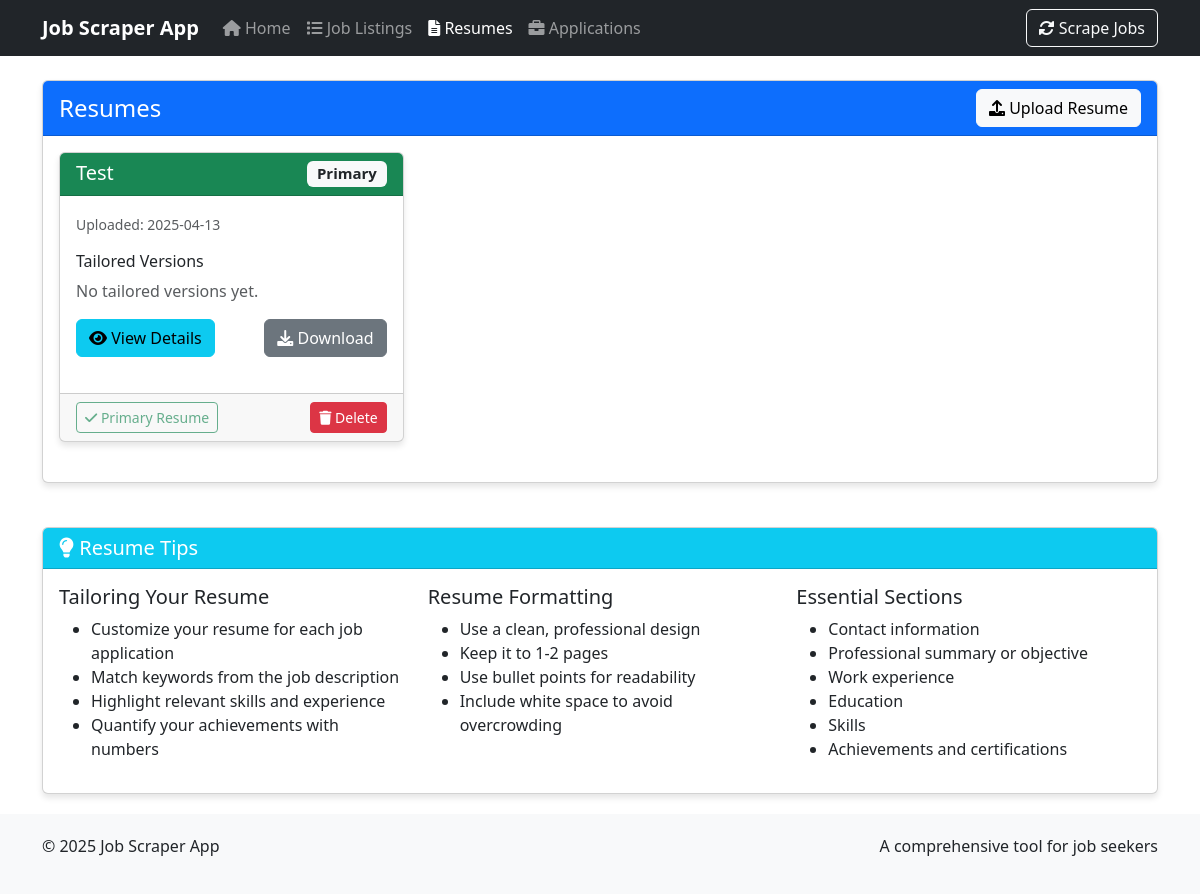
Page /resumes on the earlier database version.
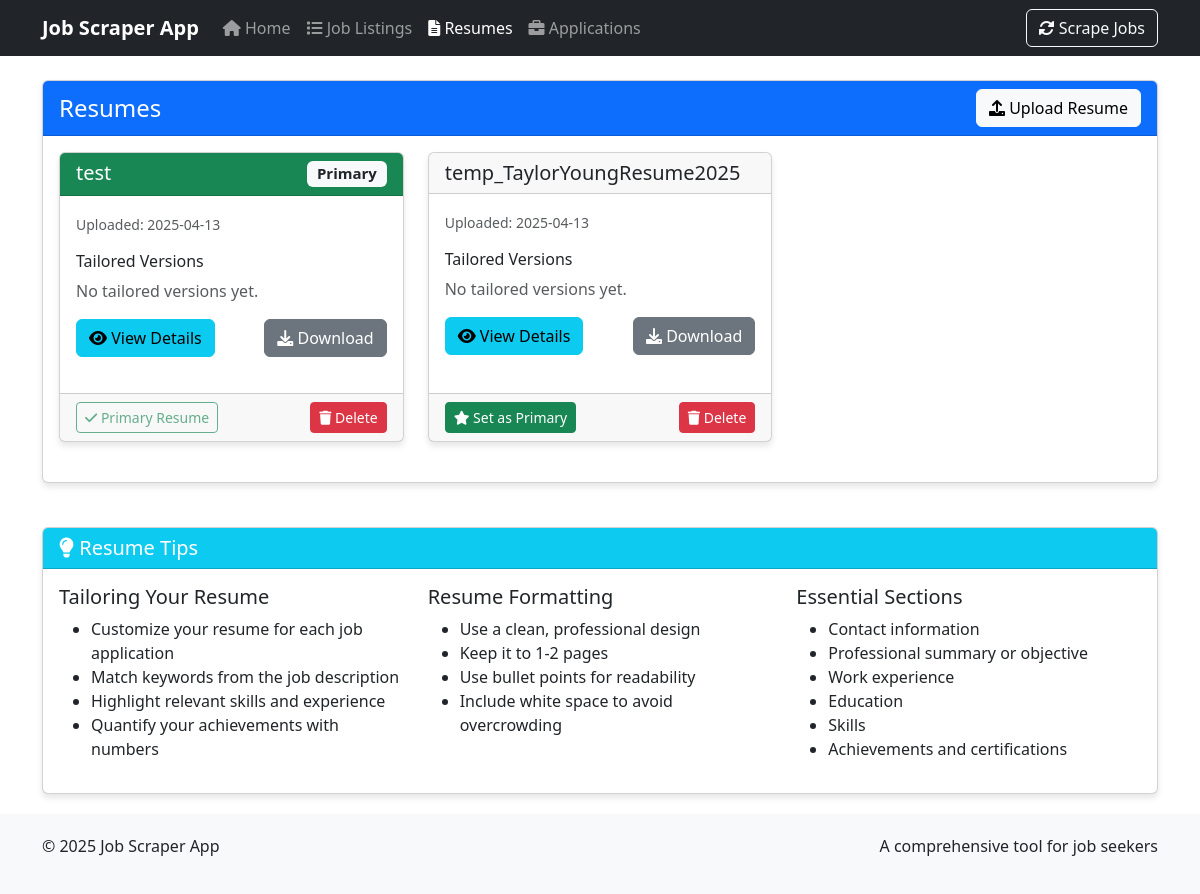
Same page on the later database version.
### job_scraper_app/database/setup.py (models this page shows, shortened)
class Resume(Base):
    __tablename__ = 'resumes'
    id = Column(Integer, primary_key=True)
    name = Column(String(255), nullable=False)
    file_path = Column(String(512), nullable=False)
    content_text = Column(Text)
    upload_date = Column(DateTime, default=datetime.utcnow)
    is_primary = Column(Boolean, default=False)
    tailored_resumes = relationship("TailoredResume", back_populates="base_resume", cascade="all, delete-orphan")

### run_flask_app.py (the view)
@app.route('/resumes')
def resumes():
    session = Session()
    try:
        resumes = session.query(Resume).order_by(Resume.upload_date.desc()).all()
        return render_template('resumes.html', resumes=resumes)
    finally:
        session.close()

### job_scraper_app/ui/templates/resumes.html (shortened to what the changed rows need)
{% extends "base.html" %}
{% block content %}
<div class="row">
    <div class="col-md-12">
        <div class="card">
            <div class="card-header bg-primary text-white d-flex justify-content-between align-items-center">
                <h1 class="h4 mb-0">Resumes</h1>
            </div>
            <div class="card-body">
                {% if resumes %}
                    <div class="row">
                        {% for resume in resumes %}
                            <div class="col-md-4 mb-4">
                                <div class="card h-100">
                                    <div class="card-header {% if resume.is_primary %}bg-success text-white{% endif %}">
                                        <h5 class="mb-0">
                                            {{ resume.name }}
                                            {% if resume.is_primary %}
                                                <span class="badge bg-light text-dark float-end">Primary</span>
                                            {% endif %}
                                        </h5>
                                    </div>
                                    <div class="card-body">
                                        <p class="card-text">
                                            <small class="text-muted">Uploaded: {{ resume.upload_date.strftime('%Y-%m-%d') }}</small>
                                        </p>
                                        <h6>Tailored Versions</h6>
                                        {% if resume.tailored_resumes %}
                                            <ul class="list-group list-group-flush mb-3">
                                                {% for tailored in resume.tailored_resumes %}
                                                    <li class="list-group-item px-0">
                                                        <div class="d-flex justify-content-between align-items-center">
                                                            <div>
                                                                <strong>{{ tailored.name }}</strong><br>
                                                                <small class="text-muted">{{ tailored.creation_date.strftime('%Y-%m-%d') }}</small>
                                                            </div>
                                                            <a href="{{ url_for('download_file', filename=tailored.file_path.split('/')[-1]) }}" class="btn btn-sm btn-outline-primary">
                                                                <i class="fas fa-download"></i>
                                                            </a>
                                                        </div>
                                                    </li>
                                                {% endfor %}
                                            </ul>
                                        {% else %}
                                            <p class="text-muted">No tailored versions yet.</p>
                                        {% endif %}
                                        <div class="d-flex justify-content-between mt-3">
                                            <a href="{{ url_for('resume', resume_id=resume.id) }}" class="btn btn-info">
                                                <i class="fas fa-eye"></i> View Details
                                            </a>
                                            <a href="{{ url_for('download_file', filename=resume.file_path.split('/')[-1]) }}" class="btn btn-secondary">
                                                <i class="fas fa-download"></i> Download
                                            </a>
                                        </div>
                                    </div>
                                    <div class="card-footer">
                                        <div class="d-flex justify-content-between">
                                            {% if not resume.is_primary %}
                                                <form action="{{ url_for('set_primary_resume') }}" method="post">
                                                    <button type="submit" class="btn btn-sm btn-success">
                                                        <i class="fas fa-star"></i> Set as Primary
                                                    </button>
                                                </form>
                                            {% else %}
                                                <button class="btn btn-sm btn-outline-success" disabled>
                                                    <i class="fas fa-check"></i> Primary Resume
                                                </button>
                                            {% endif %}
                                            <form action="{{ url_for('delete_resume') }}" method="post" onsubmit="return confirm('Are you sure you want to delete this resume?');">
                                                <button type="submit" class="btn btn-sm btn-danger">
                                                    <i class="fas fa-trash"></i> Delete
                                                </button>
                                            </form>
                                        </div>
                                    </div>
                                </div>
                            </div>
                        {% endfor %}
                    </div>
                {% else %}
                    <div class="alert alert-info">
                        <i class="fas fa-info-circle"></i> You haven't uploaded any resumes yet. Click the "Upload Resume" button to get started.
                    </div>
                {% endif %}
            </div>
        </div>
    </div>
</div>
<div class="row mt-4">
    <div class="col-md-12">
        <div class="card">
            <div class="card-header bg-info text-white">
                <h2 class="h5 mb-0"><i class="fas fa-lightbulb"></i> Resume Tips</h2>
            </div>
        </div>
    </div>
</div>
{% endblock %}

Differences in the rows shown:
added Resume: name "test", is_primary "Primary", upload_date "2025-04-13"
changed Resume: name "Test" → "temp_TaylorYoungResume2025"; is_primary "Primary Primary Resume" → "Set as Primary"
